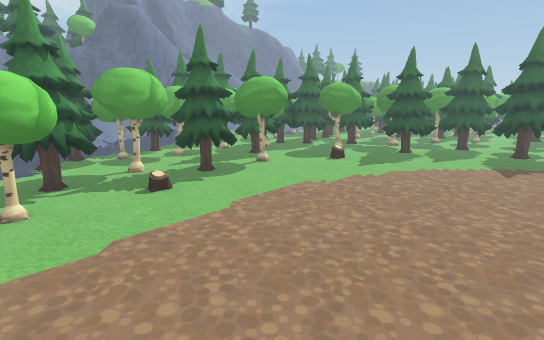
View 1 (above)

24 first-person views from a walk through a scene from a Unity 3-D project. The camera is 1.5 m above the floor, tilts 12° down and sees 85° across. The floor is counted in squares, 0.5 m on a side. Each view is taken from the middle of a square. On the plan, view 1 faces up. The plan holds only what a view shows up to about 20 squares ahead; the rest is blank. The place goes on beyond the plan. The player is left out. Some surface patterns are stand-ins.

View 2
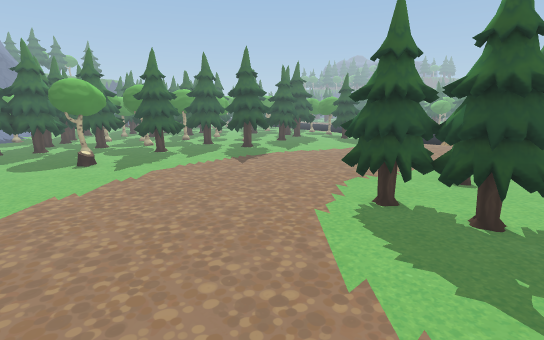

View 3
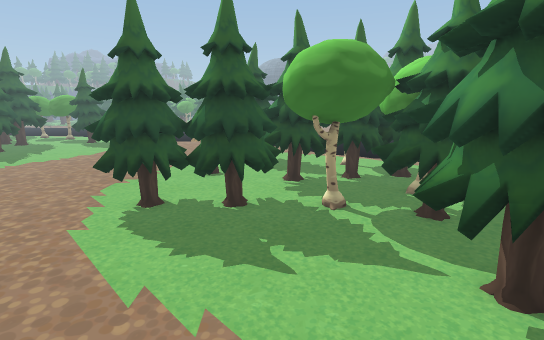

View 4
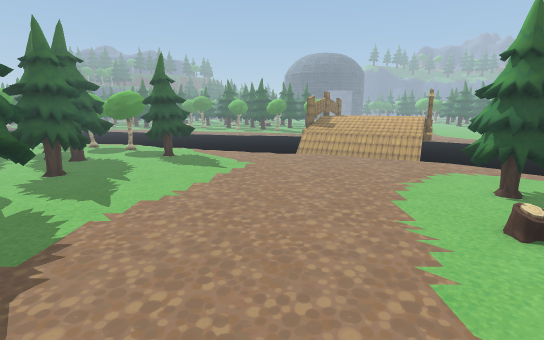

View 5
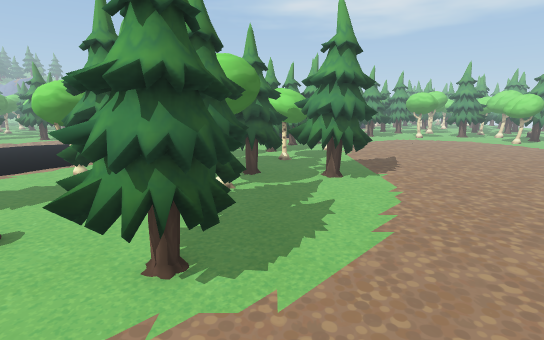

View 6
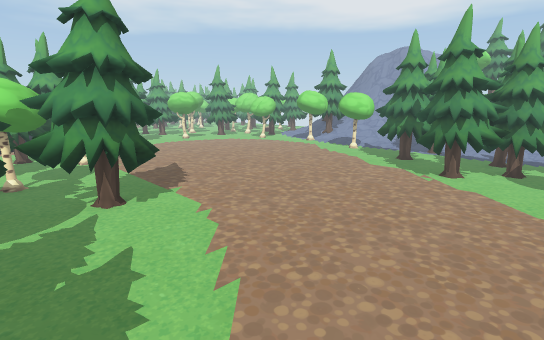

View 7
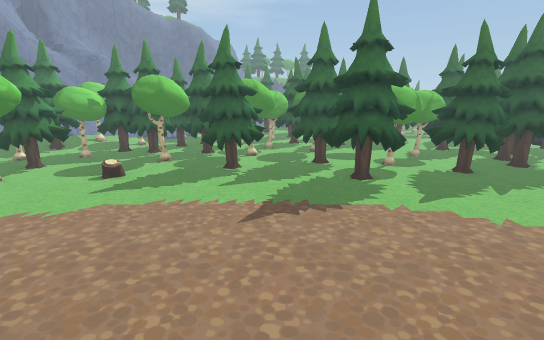

View 8
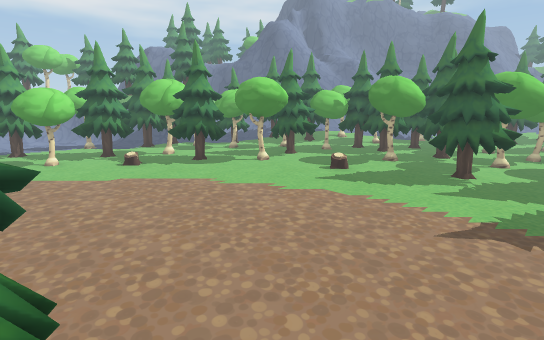

View 9
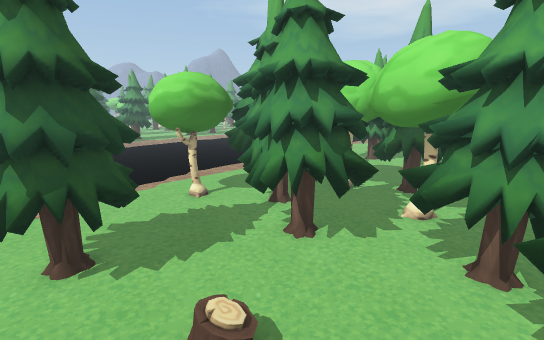

View 10
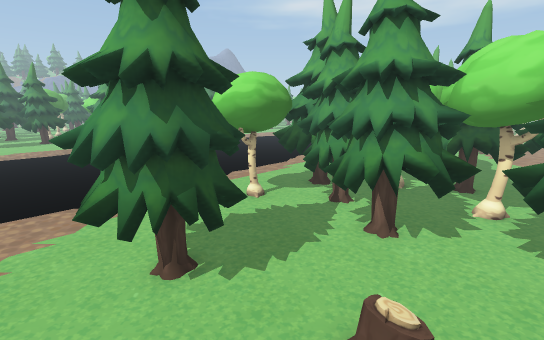

View 11
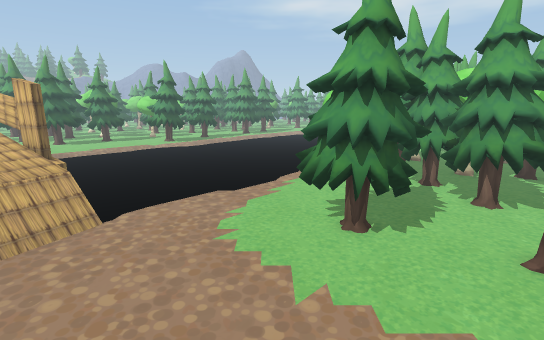

View 12
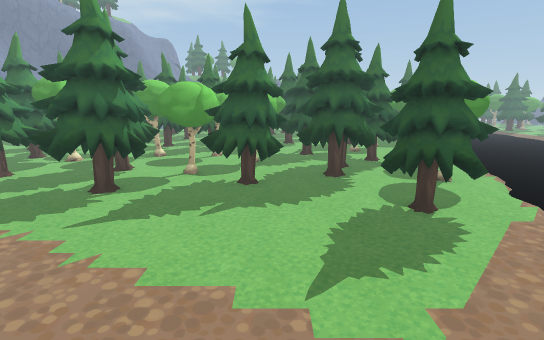

View 13
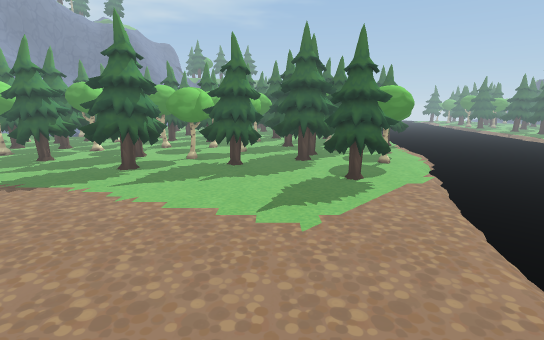

View 14
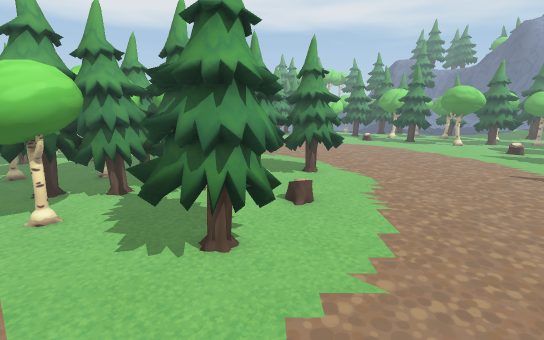

View 15
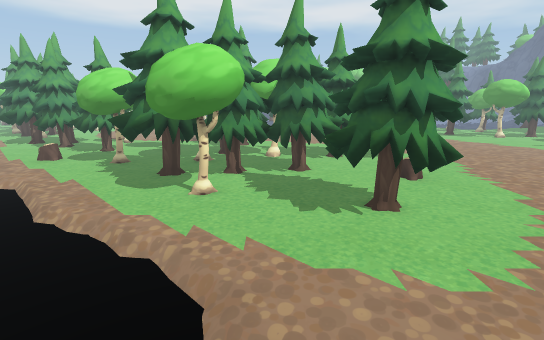

View 16
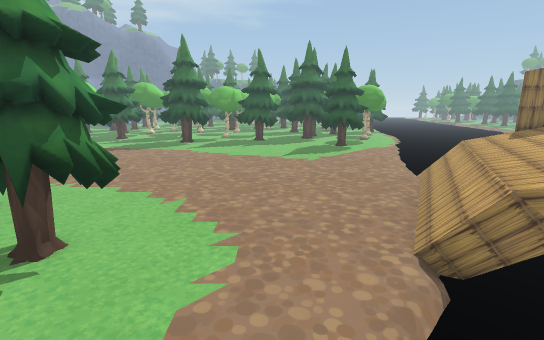

View 17
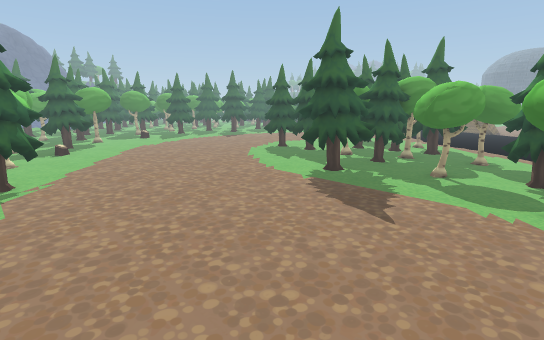

View 18
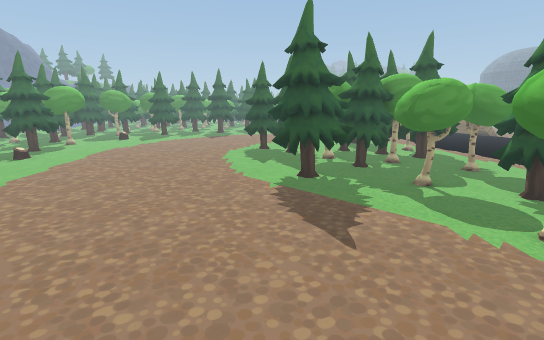

View 19
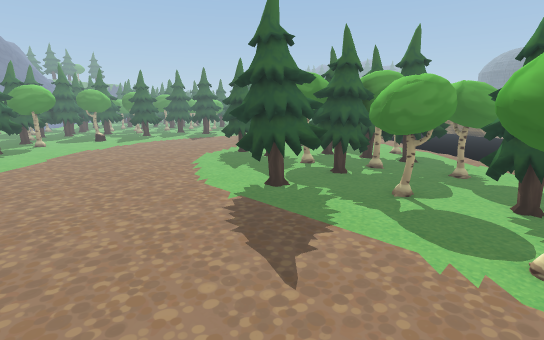

View 20
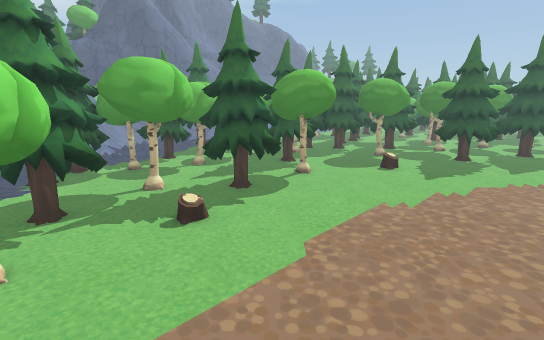

View 21
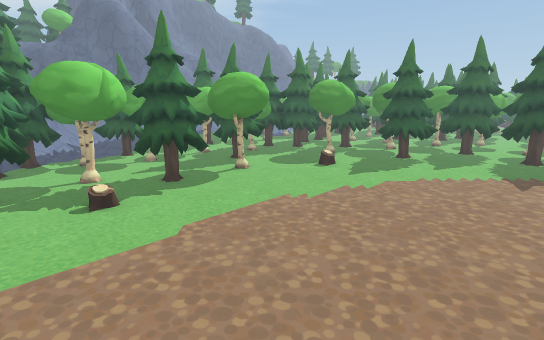

View 22
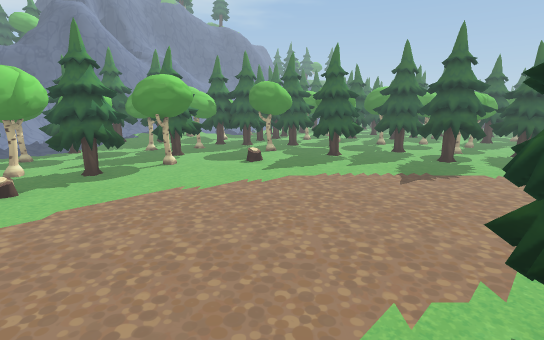

View 23
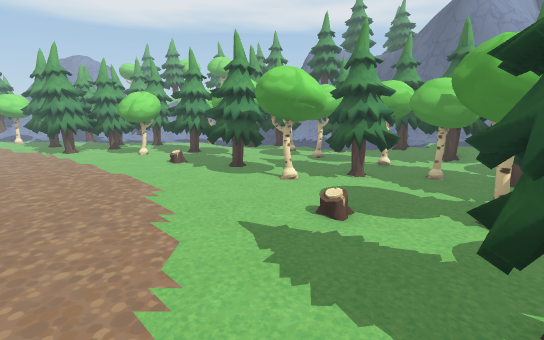

View 24
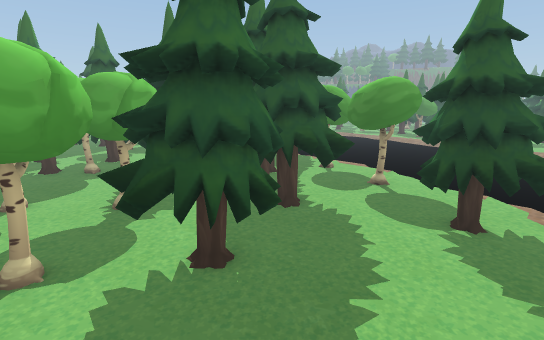

### Floor plan
Key: @ floor where view 1 was taken; # wall or solid block; . main floor; : floor 0.25 m higher than the main floor; / step, stairs or slope; = window, fence, low wall or low ledge; ~ water the walk can cross; ≈ water the walk keeps out of; ^ raised ledge; T tree; O other object.
Columns run from 8 left of view 1 to 27 right of it. Each row starts with its distance up from view 1.
 22     ######. ###.. # TT T   ###  TT
 21     ##TTT...###.TTT.TTTT ###..T TTT
 20       TTT.......TTTT.TTT###TT TT  T#
 19    # .TTT.......TTT...TTT##TTTTTTT #
 18    # . ##...O....T...TTTT.TTTT.TT..#
 17     ..####...........TTTT...T....TT.
 16     TT####............TTT.......TTTT
 15    #TTT##.......................TTTT
 14   ##TTT..........................TT.
 13  ###TTT.............................
 12 TT#.................................
 11 TT..................................
 10 TT..................................
  9 T##................................/
  8  ##................................~
  7  ##................................=
  6  #.................................=
  5 T...............TTT...............:^
  4 TT..............TTT...............=^
  3 TTT.............TTT...:..........:^^
  2 TTT.............TTT.....TTT......=^^
  1  T..............TTT.T...TTT.....:^^^
  0 ........@.......TTTTTT..TTT.....≈^^^
 -1 ................###TTTT..T.....≈~≈#^
 -2 ............TT..###TTT........≈~~~≈≈
 -3 ...........TTTTT###TTTT###...≈~~≈~≈
 -4 ...........TTTTTTT##TTT###.≈~~~~~≈≈≈
 -5 ...........TTTTTT## TTT ##.≈~~~~≈≈≈≈
 -6 ............TT.TT## TTTT..≈~~~~≈≈≈≈≈
 -7 .............###  # TTT...~~~~≈≈≈≈≈≈
 -8 .............##   ###....≈~~~≈≈≈≈≈≈≈
 -9 .............##   ###...≈~~~~≈≈≈≈≈≈≈
-10 ...............TT ###..≈~~~~≈≈≈≈≈≈≈≈
-11    .......## .TTT.....≈~~~~≈≈≈≈≈≈≈≈≈
-12 . . ......## .TTT ....~~~~≈≈≈≈≈

Positions as (right, up) in squares from view 1, and headings:
1: (0, 0), facing up
2: (0, 0), facing up-right
3: (0, 0), facing right
4: (7, 9), facing right
5: (7, 9), facing down
6: (7, 6), facing down-left
7: (11, 5), facing up
8: (12, 5), facing up-left
9: (13, 6), facing down
10: (15, 6), facing down
11: (19, 8), facing down
12: (21, 7), facing up
13: (22, 3), facing up
14: (23, 2), facing left
15: (24, -2), facing left
16: (21, -4), facing up
17: (-8, -12), facing up-right
18: (-6, -12), facing up-right
19: (-4, -12), facing up-right
20: (-2, 3), facing up
21: (1, 2), facing up
22: (5, 1), facing up
23: (12, 16), facing left
24: (17, 14), facing up-right
